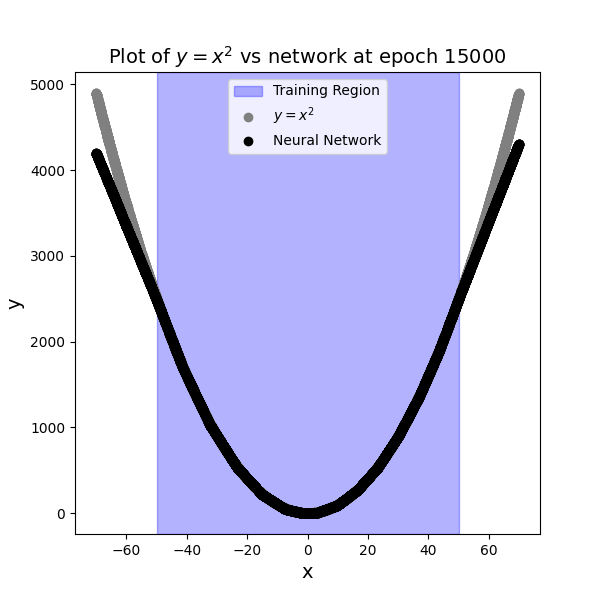

The script that saved this image:
import numpy as np
import keras
from keras.models import Sequential
from keras.layers import Dense
from keras.optimizers import Adam
from keras import regularizers
import matplotlib.pyplot as plt

from image_generator import create_frame
from main import generated_x_squared_data


def train_keras_model(x, y):
    model = Sequential()
    model.add(Dense(8, activation='relu', kernel_regularizer=regularizers.l2(0.001), input_shape=(1,)))
    model.add(Dense(8, activation='relu', kernel_regularizer=regularizers.l2(0.001)))
    model.add(Dense(1))

    model.compile(optimizer=Adam(), loss='mse')

    # fit the model, keeping 2,000 samples as validation set
    hist = model.fit(x, y,
                     validation_split=0.2,
                     epochs=15000,
                     batch_size=256)
    model.save(f"Regressor_model")
    return model


def main():
    low = -50
    high = 50
    # x, y = generated_x_squared_data(low, high, 10000)
    # model = train_keras_model(x, y)
    model = keras.models.load_model("Regressor_model")
    x_test, y_test = generated_x_squared_data(-70, 70, 10000)

    y_pred = model.predict(x_test)

    create_frame(0, x_test, y_test, y_pred, low, high, 15000, out_file="x_squared_keras.png")


def test():
    model = keras.models.load_model("Regressor_model")
    x_in = np.array([50, 60, 70, 100, 1000, 100000])
    y_out = model.predict(x_in)
    grads = np.diag((y_out - y_out[0])[1:] / (x_in - x_in[0])[1:])



if __name__ == "__main__":
    main()
